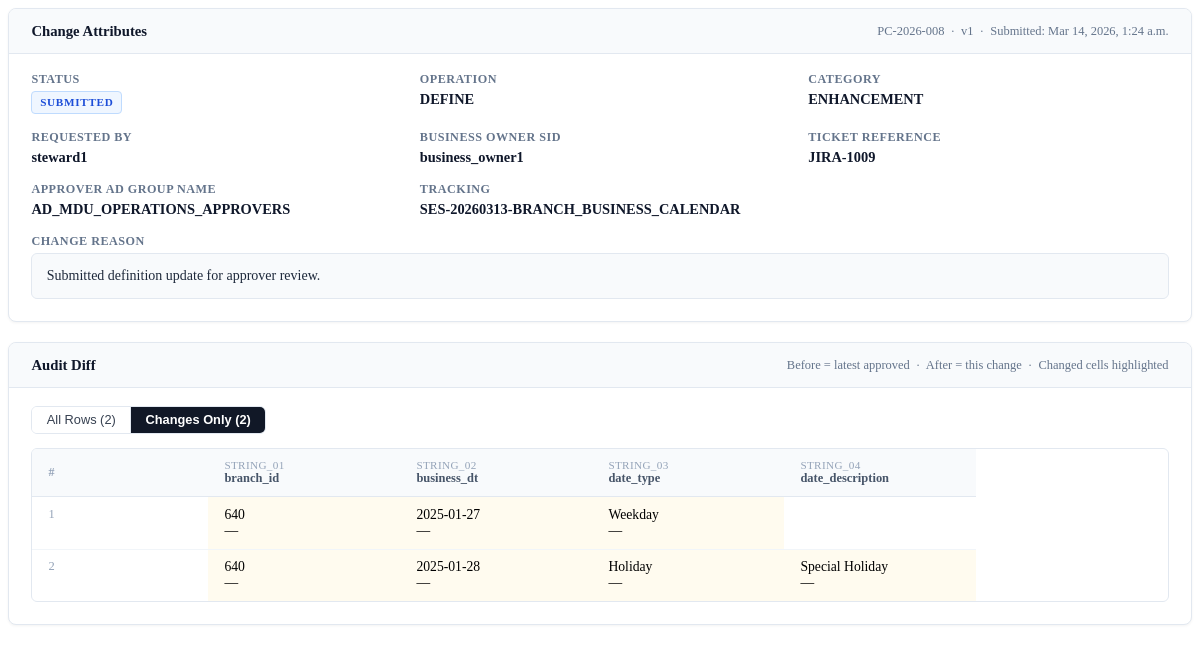
The app's page /changes/100/modal/ (signed in), older data.
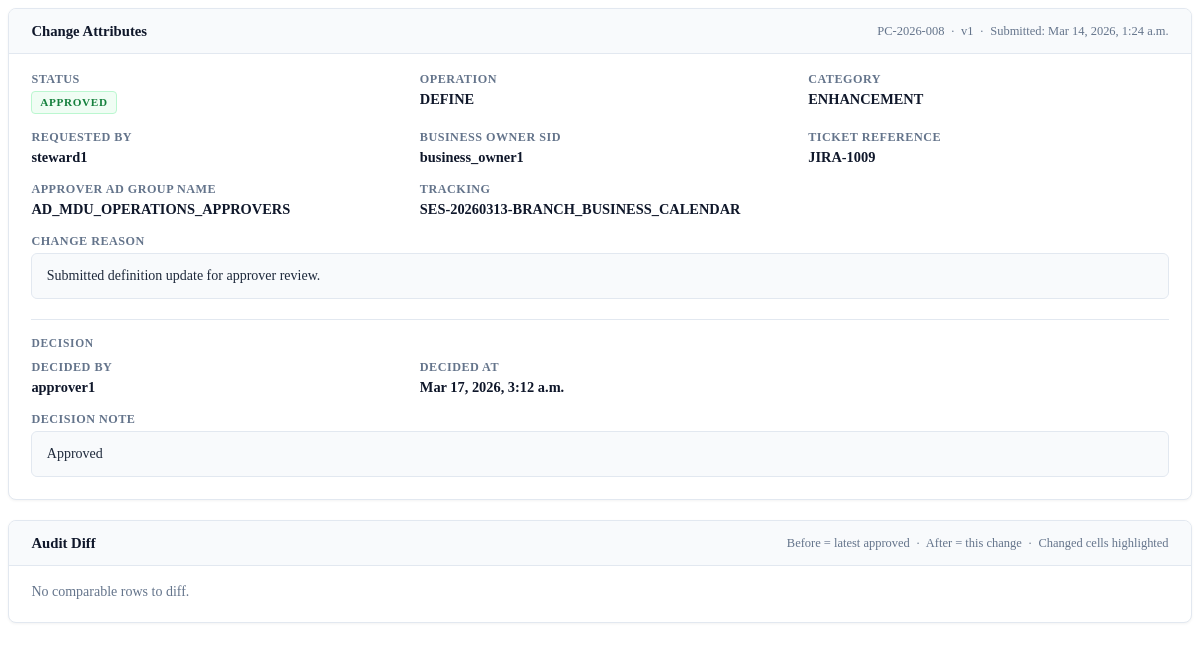
The same page, newer data.
### mdu/models.py (models this page shows, shortened)
class ChangeRequest(models.Model):
    class Status(models.TextChoices):
        DRAFT = "DRAFT", "Draft"
        SUBMITTED = "SUBMITTED", "Submitted"
        APPROVED = "APPROVED", "Approved"
        REJECTED = "REJECTED", "Rejected"
    class ChangeCategory(models.TextChoices):
        NONE = "", "— Select —"
        DATA_CORRECTION = "DATA_CORRECTION", "Data Correction"
        NEW_VALUE_ADD = "NEW_VALUE_ADD", "New Value Add"
        POLICY_COMPLIANCE = "POLICY_COMPLIANCE", "Policy / Compliance"
        OPERATIONAL_UPDATE = "OPERATIONAL_UPDATE", "Operational Update"
        ENHANCEMENT = "ENHANCEMENT", "Enhancement"
        OTHER = "OTHER", "Other"
    class CollaborationMode(models.TextChoices):
        SINGLE_OWNER = "SINGLE_OWNER", "Single-owner"
        COLLABORATIVE = "COLLABORATIVE", "Collaborative"
    class DDAReviewStatus(models.TextChoices):
        NOT_REQUIRED = "NOT_REQUIRED", "Not required"
        REQUIRED = "REQUIRED", "Required"
        PENDING = "PENDING", "Pending"
        APPROVED = "APPROVED", "Approved"
        REJECTED = "REJECTED", "Rejected"
    header = models.ForeignKey(MDUHeader, on_delete=models.CASCADE, related_name="changes")
    display_id = models.CharField(max_length=30, unique=True)
    draft_uuid = models.UUIDField(default=uuid.uuid4, unique=True, editable=False)
    lock_version = models.PositiveIntegerField(default=1)
    collaboration_mode = models.CharField(
        max_length=20,
        choices=CollaborationMode.choices,
        default=CollaborationMode.SINGLE_OWNER,
    )
    tracking_id = models.CharField(max_length=80, blank=True, default="")
    version = models.IntegerField(null=True, blank=True)
    status = models.CharField(max_length=20, choices=Status.choices, default=Status.DRAFT)
    operation_hint = models.CharField(max_length=40, blank=True, default="")
    override_retired_flag = models.CharField(max_length=1, default="N")
    dda_review_status = models.CharField(
        max_length=20,
        choices=DDAReviewStatus.choices,
        default=DDAReviewStatus.NOT_REQUIRED,
    )
    requested_by_sid = models.CharField(max_length=40, blank=True, default="")
    business_owner_sid = models.CharField(max_length=40, blank=True, default="")
    approver_ad_group = models.CharField(max_length=120, blank=True, default="")
    change_reason = models.CharField(max_length=400, blank=True, default="")
    change_ticket_ref = models.CharField(max_length=120, blank=True, default="")
    change_category = models.CharField(
        max_length=60,
        choices=ChangeCategory.choices,
        blank=True,
        default=ChangeCategory.NONE,
    )
    risk_impact = models.CharField(max_length=60, blank=True, default="")
    request_source_channel = models.CharField(max_length=60, blank=True, default="")
    request_source_system = models.CharField(max_length=60, blank=True, default="")
    payload_json = models.TextField(blank=True, default="")
    submitted_at = models.DateTimeField(null=True, blank=True)
    decided_at = models.DateTimeField(null=True, blank=True)
    decision_note = models.TextField(blank=True, default="")
    decided_by_sid = models.CharField(max_length=40, blank=True, default="")
    override_scope_flag = models.BooleanField(default=False)
    override_scope_reason = models.CharField(max_length=400, blank=True, default="")
    created_by = models.ForeignKey(
        User, on_delete=models.SET_NULL, null=True, blank=True, related_name="created_changes"
    )
    contributors = models.ManyToManyField(
        User,
        blank=True,
        related_name="collab_changes",
    )
    created_at = models.DateTimeField(default=timezone.now)
    updated_at = models.DateTimeField(auto_now=True)
    bulk_add_count = models.PositiveSmallIntegerField(default=0)
    class Meta:
        constraints = [
            models.UniqueConstraint(
                fields=["header", "collaboration_mode"],
                condition=models.Q(status="SUBMITTED", collaboration_mode="SINGLE_OWNER"),
                name="uniq_submitted_cr_per_header_single_owner",
            )
        ]

### mdu/views_changes.py (the view)
# urls.py: path("changes/<int:pk>/modal/", change_modal, name="change_modal"),
@login_required
def change_modal(request, pk):
    change = get_object_or_404(ChangeRequest, pk=pk)
    header = change.header
    after_rows = _rows_from_payload(change.payload_json)
    before_rows = []
    latest = getattr(header, "last_approved_change", None)
    if latest and latest.pk != change.pk:
        before_rows = _rows_from_payload(latest.payload_json)
    biz_cols = _build_biz_cols(before_rows, after_rows)
    before_vals = [r for r in before_rows if isinstance(r, dict) and _is_values_row(r)]
    after_vals = [r for r in after_rows if isinstance(r, dict) and _is_values_row(r)]
    max_len = max(len(before_vals), len(after_vals))
    diff_rows = []
    for i in range(max_len):
        b = before_vals[i] if i < len(before_vals) else {}
        a = after_vals[i] if i < len(after_vals) else {}
        key = _row_key(a or b, i)
        cells = []
        row_changed = False
        for col in biz_cols:
            tech = col["tech"]
            bv = (b.get(tech) or "").strip()
            av = (a.get(tech) or "").strip()
            changed = bv != av
            if changed:
                row_changed = True
            cells.append({"before": bv, "after": av, "changed": changed})
        diff_rows.append({"key": key, "cells": cells, "row_changed": row_changed})
    changed_count = sum(1 for r in diff_rows if r.get("row_changed"))
    return render(
        request,
        "mdu/partials/change_modal.html",
        {
            "change": change,
            "header": header,
            "before_rows": before_rows,
            "proposed_rows": after_rows,
            "biz_cols": biz_cols,
            "diff_rows": diff_rows,
            "changed_count": changed_count,
        },
    )

### mdu/views_changes.py (called while the page is built)
def _rows_from_payload(payload_json: str):
    try:
        obj = json.loads(payload_json or "{}")
        rows = obj.get("rows", [])
        return rows if isinstance(rows, list) else []
    except Exception:
        return []

def _header_row(rows):
    return next((r for r in rows if (r.get("row_type") or "").lower() == "header"), {}) or {}

def _is_values_row(r):
    return (r.get("row_type") or "").lower() != "header"

def _row_key(row, idx):
    u = (row.get("update_rowid") or "").strip()
    if u:
        return f"update:{u}"
    return f"row:{idx+1}"

### mdu/templates/mdu/partials/change_modal.html (shortened to what the changed rows need)
<div class="cm-section">
  <div class="cm-section-header">
    <span class="cm-section-title">Change Attributes</span>
    {% if change.display_id %}
      <span class="cm-section-meta">
        {{ change.display_id }}{% if change.version %} &nbsp;·&nbsp; v{{ change.version }}{% endif %}
        {% if change.submitted_at %} &nbsp;·&nbsp; Submitted: {{ change.submitted_at|date:"M j, Y, g:i a" }}{% endif %}
      </span>
    {% endif %}
  </div>
  <div class="cm-section-body">
    <div class="cm-attr-grid">
      <div>
        <div class="cm-attr-value">
          {% with s=change.status|lower %}
            {% if s == "draft" %}<span class="cm-badge cm-status-draft">Draft</span>
            {% elif s == "submitted" %}<span class="cm-badge cm-status-submitted">Submitted</span>
            {% elif s == "approved" %}<span class="cm-badge cm-status-approved">Approved</span>
            {% elif s == "rejected" %}<span class="cm-badge cm-status-rejected">Rejected</span>
            {% else %}<span class="cm-badge cm-status-draft">{{ change.status|capfirst }}</span>
            {% endif %}
          {% endwith %}
        </div>
      </div>
      <div>
        <div class="cm-attr-label">Operation</div>
        <div class="cm-attr-value">
          {% if change.operation_hint %}{{ change.operation_hint }}{% else %}<span class="cm-attr-empty">—</span>{% endif %}
        </div>
      </div>
      <div>
        <div class="cm-attr-label">Category</div>
        <div class="cm-attr-value">
          {% if change.change_category %}{{ change.change_category }}{% else %}<span class="cm-attr-empty">—</span>{% endif %}
        </div>
      </div>
      <div>
        <div class="cm-attr-label">Requested By</div>
        <div class="cm-attr-value">
          {% if change.requested_by_sid %}{{ change.requested_by_sid }}{% else %}<span class="cm-attr-empty">—</span>{% endif %}
        </div>
      </div>
      <div>
        <div class="cm-attr-label">Business Owner SID</div>
        <div class="cm-attr-value">
          {% if change.business_owner_sid %}{{ change.business_owner_sid }}{% else %}<span class="cm-attr-empty">—</span>{% endif %}
        </div>
      </div>
      <div>
        <div class="cm-attr-label">Ticket Reference</div>
        <div class="cm-attr-value">
          {% if change.change_ticket_ref %}{{ change.change_ticket_ref }}{% else %}<span class="cm-attr-empty">—</span>{% endif %}
        </div>
      </div>
      <div>
        <div class="cm-attr-label">Approver AD Group Name</div>
        <div class="cm-attr-value">
          {% if change.approver_ad_group %}{{ change.approver_ad_group }}{% else %}<span class="cm-attr-empty">—</span>{% endif %}
        </div>
      </div>
      <div>
        <div class="cm-attr-label">Tracking</div>
        <div class="cm-attr-value">
          {% if change.tracking_id %}{{ change.tracking_id }}{% else %}<span class="cm-attr-empty">—</span>{% endif %}
        </div>
      </div>
      <div class="cm-attr-full">
        <div class="cm-attr-label">Change reason</div>
        <div class="cm-reason-box">
          {% if change.change_reason %}{{ change.change_reason }}
          {% else %}<span style="color:#94a3b8; font-style:italic;">No reason provided.</span>{% endif %}
        </div>
      </div>
    </div>
    {% if change.decided_at or change.decided_by_sid or change.decision_note %}
    <div class="cm-decision-band">
      <div class="cm-decision-band-label">Decision</div>
      <div class="cm-attr-grid">
        <div>
          <div class="cm-attr-label">Decided By</div>
          <div class="cm-attr-value">
            {% if change.decided_by_sid %}{{ change.decided_by_sid }}{% else %}<span class="cm-attr-empty">—</span>{% endif %}
          </div>
        </div>
        <div>
          <div class="cm-attr-label">Decided At</div>
          <div class="cm-attr-value">
            {% if change.decided_at %}{{ change.decided_at|date:"M j, Y, g:i a" }}{% else %}<span class="cm-attr-empty">—</span>{% endif %}
          </div>
        </div>
        <div></div>
        {% if change.decision_note %}
        <div class="cm-attr-full">
          <div class="cm-attr-label">Decision Note</div>
          <div class="cm-reason-box">{{ change.decision_note }}</div>
        </div>
        {% endif %}
      </div>
    </div>
    {% endif %}
  </div>
</div>
<div class="cm-section">
  <div class="cm-section-body">
    {% if not diff_rows %}
      <div style="font-size:.875rem; color:#64748b;">No comparable rows to diff.</div>
    {% else %}
      <div class="cm-view-bar">
        <div class="cm-toggle">
          <button type="button" id="cmod-btn-all"
                  onclick="cmodSetView('all')">
            All Rows ({{ diff_rows|length }})
          </button>
          <button type="button" id="cmod-btn-changes"
                  onclick="cmodSetView('changes')"
                  class="cm-active">
            Changes Only ({{ changed_count }})
          </button>
        </div>
      </div>
      <div class="cm-table-wrap">
        <table class="cm-diff-table">
          <thead>
            <tr>
              <th style="width:44px; color:#94a3b8; font-size:.75rem;">#</th>
              {% for col in biz_cols %}
                <th>
                  <span class="cm-th-tech">{{ col.tech }}</span>
                  <span class="cm-th-biz">{{ col.biz }}</span>
                </th>
              {% endfor %}
            </tr>
          </thead>
          <tbody>
            {% for r in diff_rows %}
              <tr class="{% if not r.row_changed %}cm-row-unchanged{% endif %}">
                <td style="color:#94a3b8; font-size:.78rem;">{{ forloop.counter }}</td>
                {% for c in r.cells %}
                  <td class="{% if c.changed %}cm-cell-changed{% endif %}">
                    {% if c.changed %}
                      <div class="mdu-before">{{ c.before|default:"&mdash;" }}</div>
                      <div class="mdu-after">{{ c.after|default:"&mdash;" }}</div>
                    {% else %}
                      <span style="color:#475569;">{{ c.after|default:"" }}</span>
                    {% endif %}
                  </td>
                {% endfor %}
              </tr>
            {% endfor %}
          </tbody>
        </table>
      </div>
    {% endif %}
  </div>
</div>

Row changes from the older to the newer data that the page shows:
changed ChangeRequest "DEFINE": decided_by_sid (not shown) → "approver1"; decided_at (not shown) → "Mar 17, 2026, 3:12 a.m."; decision_note (not shown) → "Approved"
Text that changed along with them:
{{ diff_rows|length }}: "2" → (not shown)
{{ changed_count }}: "2" → (not shown)
text no longer shown: "SUBMITTED All Rows ( ) Changes Only ( ) #"
text now shown: "APPROVED DECISION DECIDED BY DECIDED AT DECISION NOTE No comparable rows to diff."
list line gone: "STRING_01 branch_id"
list line gone: "STRING_02 business_dt"
list line gone: "STRING_03 date_type"
list line gone: "STRING_04 date_description"
list line gone: "1 640 — 2025-01-27 — Weekday —"
list line gone: "2 640 — 2025-01-28 — Holiday — Special Holiday —"
